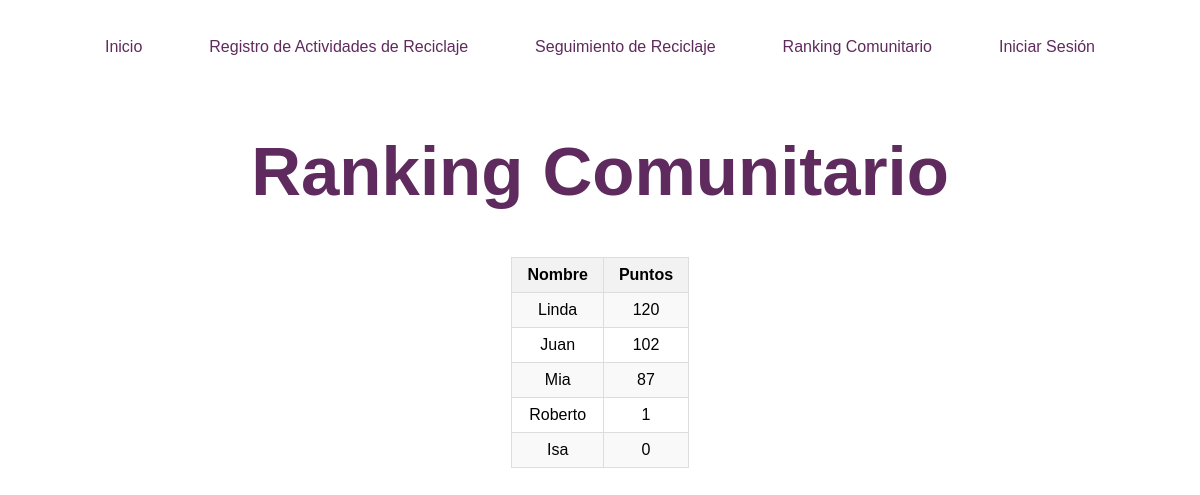
Before: /ranking_comunitario with the older database file.
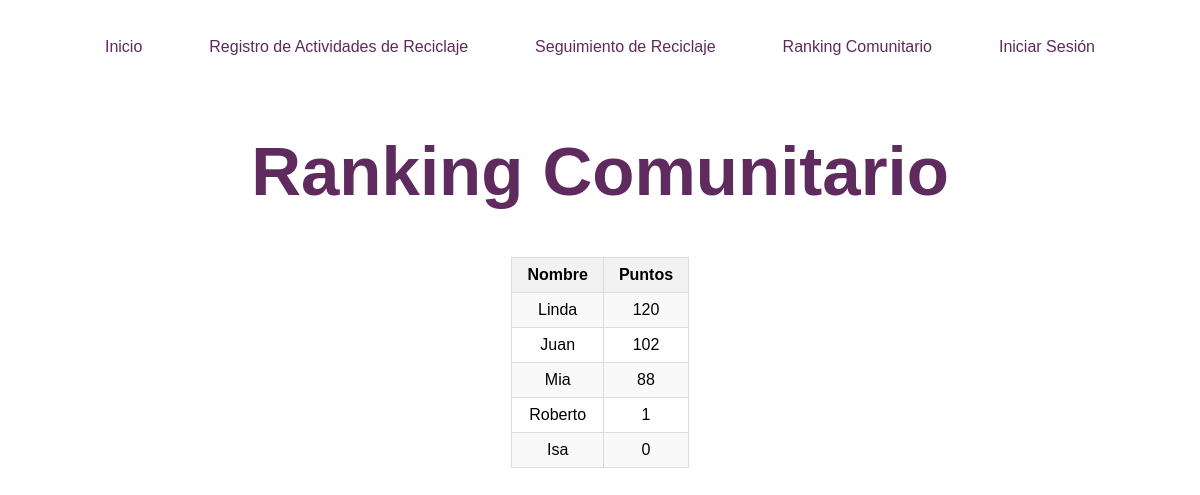
After: the same page with the newer database file.
### tables this page shows
CREATE TABLE usuarios (    id INTEGER PRIMARY KEY,    nombre TEXT NOT NULL,    correo TEXT NOT NULL,    puntos INTEGER, contrasena TEXT);

### app.py (the view)
@app.route('/ranking_comunitario')
def ranking_comunitario():
    usuarios = obtener_usuarios()
    usuarios_ordenados = sorted(usuarios, key=lambda x: x['puntos'], reverse=True)
    return render_template('ranking_comunitario.html', usuarios=usuarios_ordenados)

### app.py (called while the page is built)
def conectar_bd():
    return sqlite3.connect('reciclaje.db')

def obtener_usuarios():
    conn = conectar_bd()
    cursor = conn.cursor()
    cursor.execute('SELECT * FROM usuarios')
    usuarios = cursor.fetchall()
    lista_usuarios = []
    for usuario in usuarios:
        lista_usuarios.append({
            'id': usuario[0],
            'nombre': usuario[1],
            'correo': usuario[2],
            'puntos': usuario[3],
            'contrasena': usuario[4]
        })
    conn.close()
    return lista_usuarios

### templates/ranking_comunitario.html (shortened to what this page needs)
<!DOCTYPE html>
<html lang="en">
<head>
    <link rel="stylesheet" type="text/css" href="{{ url_for('static', filename='main.css') }}">
    <link rel="stylesheet" type="text/css" href="{{ url_for('static', filename='ranking_comunitario.css') }}">
    <link rel="stylesheet" type="text/css" href="{{ url_for('static', filename='seguimiento.css') }}">
</head>
<body>
    <header id="header">
        <ul id="mainMenu">
            <li><a href="/">Inicio</a></li>
            <li><a href="/registro_actividades">Registro de Actividades de Reciclaje</a></li>
            <li><a href="/seguimiento">Seguimiento de Reciclaje</a></li>
            <li><a href="/ranking_comunitario">Ranking Comunitario</a></li>
            {% if 'usuario' in session %}
                <li><a href="/usuario">Usuario</a></li>
            {% else %}
                <li><a href="/inicio_sesion">Iniciar Sesión</a></li>
            {% endif %}
        </ul>
    </header>
    <h1 class="pageTitle">Ranking Comunitario</h1>
    <section class="contentRanking">
        <table>
            <thead>
                <tr>
                    <th>Nombre</th>
                    <th>Puntos</th>
                </tr>
            </thead>
            <tbody>
                {% for usuario in usuarios %}
                    <tr>
                        <td>{{ usuario.nombre }}</td>
                        <td>{{ usuario.puntos }}</td>
                    </tr>
                {% endfor %}
            </tbody>
        </table>
    </section>
</body>
</html>

Changed rows visible on the page:
changed usuarios "Mia": puntos "87" → "88"
